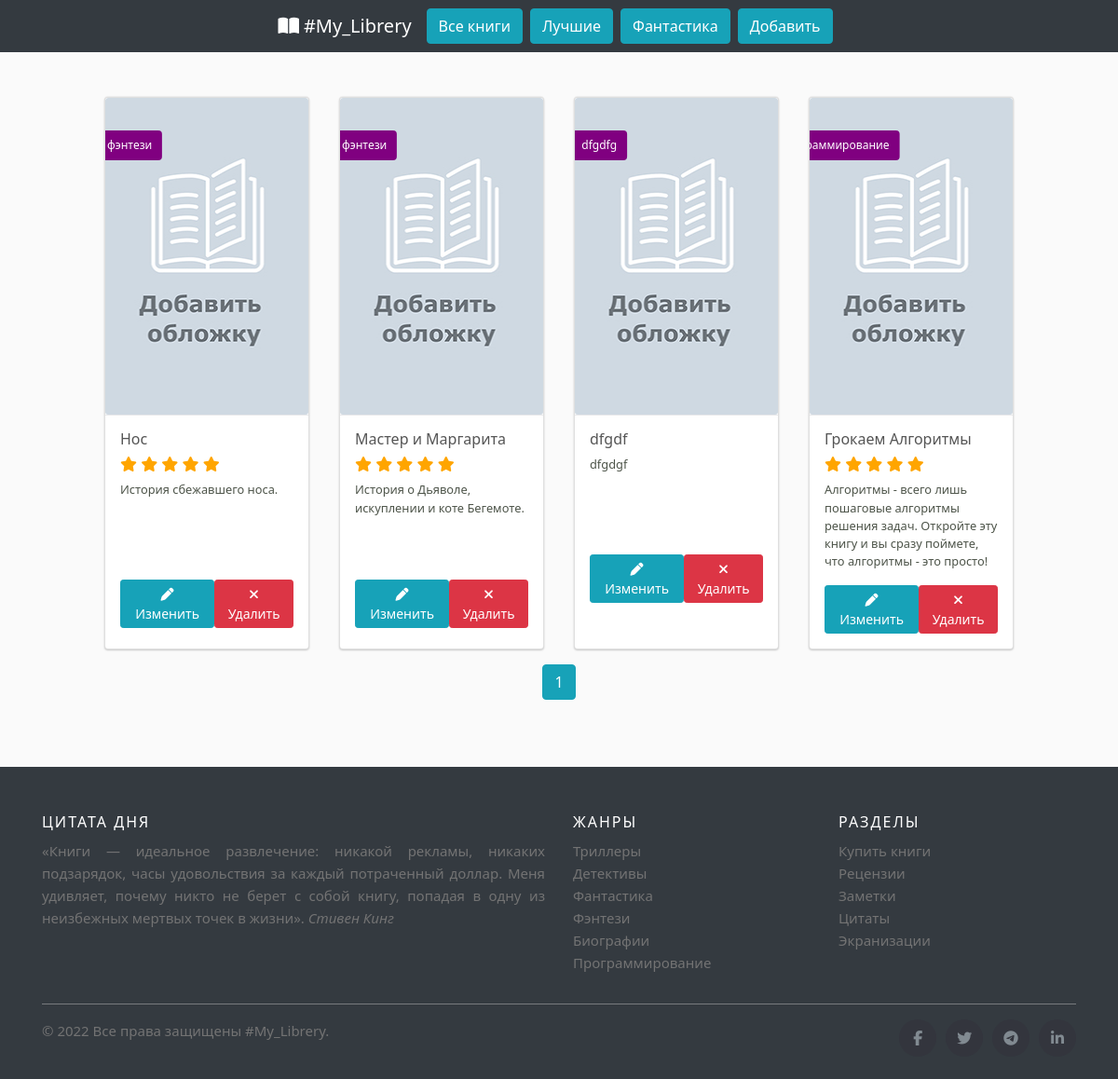
/best/, run on an earlier commit of the app's database.
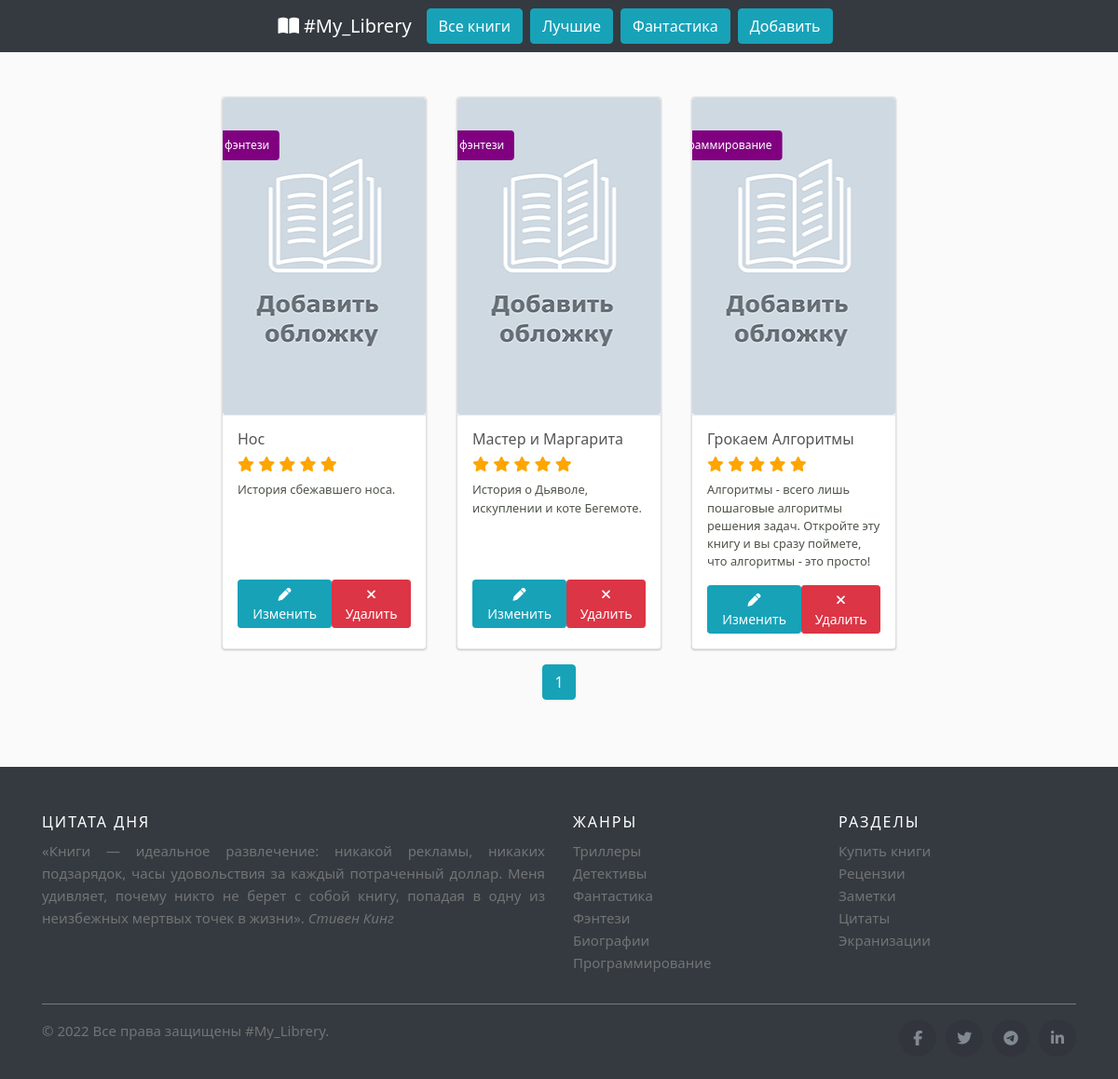
And on a later commit of the database.
### reader/models.py (models this page shows, shortened)
class Book(db.Model):
	id = db.Column(db.Integer, primary_key=True)
	title = db.Column(db.String(100), unique=True, nullable=False)
	author = db.Column(db.String(100), nullable=False)
	genre = db.Column(db.String(20), nullable=False)
	rating = db.Column(db.Integer)
	cover = db.Column(db.String(50), nullable=False, default='default.jpg')
	description = db.Column(db.Text)
	notes = db.Column(db.Text)
	created_at = db.Column(db.DateTime(timezone=True), server_default=func.now())

### reader/routes.py (the view)
@app.route("/best/")
def best():
    page = request.args.get('page', 1, type=int)
    books = Book.query.filter(Book.rating > 4).paginate(page=page, per_page=4)
    return render_template("best.html", books=books)

### reader/templates/best.html (shortened to what this page needs)
{% extends 'base/base.html' %}
{% block content %}
    <div class="container mx-auto mt-4">
  <div class="d-flex justify-content-center">
{% for book in books.items %}
<div class="card">
  <div class="card-img">
    <img class="card-img" src="{{ url_for('send_file', filename=book.cover) }}" alt="{{ book.cover }}">
    <span><h4>{{ book.genre }}</h4></span>
  </div>
  <div class="card-content">
      <h2>{{ book.title }}</h2>
      <h2>{% set stars = book.rating | int %}
          {% for n in range(stars) %}
          <span class="fa fa-star checked" style="color:orange"></span>
          {% endfor %}
       </h2>
      <p>{{ book.description }}</p>
     <div class="btn-wrapper text-center d-flex justify-content-between">
      <button type="button" class="btn btn-info btn-sm">
       <a href="#" style="color:white"><i class="fas fa-pen"></i> Изменить</a>
      </button>
       <form action="#" method="POST">
         <button class='btn btn-danger btn-sm' type="submit" value="Удалить" onclick="return confirm('Удалить книгу?')"><i class="fa fa-times"></i> Удалить</button>
       </form>
     </div>
  </div>
</div>
{% endfor %}
  </div>
   </div>
    {% for page_num in books.iter_pages(left_edge=1, right_edge=1, left_current=1, right_current=2) %}
      {% if page_num %}
        {% if books.page == page_num %}
          <a class="btn btn-info mb-4" href="{{ url_for('best', page=page_num) }}">{{ page_num }}</a>
        {% else %}
          <a class="btn btn-outline-info mb-4" href="{{ url_for('best', page=page_num) }}">{{ page_num }}</a>
        {% endif %}
      {% else %}
        ...
      {% endif %}
    {% endfor %}
{% endblock %}

### reader/templates/base/base.html (shortened to what this page needs)
<!DOCTYPE html>
<html lang="en">
<head>
  <link rel="stylesheet" href="https://cdn.jsdelivr.net/npm/bootstrap@4.6.1/dist/css/bootstrap.min.css">
  <link href="{{ url_for('static', filename='css/style.css') }}" rel="stylesheet">
</head>
<body>
 <nav class="navbar navbar-expand-sm bg-dark navbar-dark justify-content-center fixed-top">
  <a class="navbar-brand" href="{{ url_for('index') }}"><i class="fa fa-book-open" style="padding-right:5px"></i>#My_Librery</a>
  <a class="btn btn-info  mr-2" href="{{ url_for('index') }}" role="button">Все книги</a>
  <a class="btn btn-info mr-2" href="{{ url_for('best') }}" role="button">Лучшие</a>
  <a class="btn btn-info mr-2" href="{{ url_for('fantasis') }}" role="button">Фантастика</a>
  <a class="btn btn-info mr-2" href="{{ url_for('create') }}" role="button">Добавить</a>
 </nav>
<div class="container mx-auto mt-5 mb-5">
  <div class="row justify-content-center">
    {% block content %} {% endblock %}
    </div>
  </div>
    <footer class="site-footer">
      <div class="container">
        <div class="row">
          <div class="col-sm-12 col-md-6">
            <h6>Цитата дня</h6>
            <p class="text-justify">«Книги — идеальное развлечение: никакой рекламы, никаких подзарядок, часы удовольствия за каждый потраченный доллар. Меня удивляет, почему никто не берет с собой книгу, попадая в одну из неизбежных мертвых точек в жизни». <i>Стивен Кинг</i></p>
          </div>
          <div class="col-xs-6 col-md-3">
            <h6>Жанры</h6>
            <ul class="footer-links">
              <li><a href="">Триллеры</a></li>
              <li><a href="">Детективы</a></li>
              <li><a href="">Фантастика</a></li>
              <li><a href="">Фэнтези</a></li>
              <li><a href="">Биографии</a></li>
              <li><a href="">Программирование</a></li>
            </ul>
          </div>
          <div class="col-xs-6 col-md-3">
            <h6>Разделы</h6>
            <ul class="footer-links">
              <li><a href="">Купить книги</a></li>
              <li><a href="">Рецензии</a></li>
              <li><a href="">Заметки</a></li>
              <li><a href="">Цитаты</a></li>
              <li><a href="">Экранизации</a></li>
            </ul>
          </div>
        </div>
        <hr>
      </div>
      <div class="container">
        <div class="row">
          <div class="col-md-8 col-sm-6 col-xs-12">
            <p class="copyright-text">&copy; 2022 Все права защищены
         <a href="#">#My_Librery</a>.
            </p>
          </div>
          <div class="col-md-4 col-sm-6 col-xs-12">
            <ul class="social-icons">
              <li><a class="facebook" href="#"><i class="fa fa-facebook"></i></a></li>
              <li><a class="twitter" href="#"><i class="fa fa-twitter"></i></a></li>
              <li><a class="dribbble" href="#"><i class="fa fa-telegram"></i></a></li>
              <li><a class="linkedin" href="#"><i class="fa fa-linkedin"></i></a></li>
            </ul>
          </div>
        </div>
      </div>
</footer>
</body>
</html>

### reader/static/css/style.css (style rules this page uses)
:root { --bs-font-sans-serif: system-ui, -apple-system, "Segoe UI", Roboto, "Helvetica Neue", Arial, "Noto Sans", "Liberation Sans", sans-serif, "Apple Color Emoji", "Segoe UI Emoji", "Segoe UI Symbol", "Noto Color Emoji"; --bs-font-monospace: SFMono-Regular, Menlo, Monaco, Consolas, "Liberation Mono", "Courier New", monospace; }
* { box-sizing: border-box; }
html, body { width: 100%; height: 100%; }
body { padding: 1rem 0; background: #fafafa; color:#555; font-family:var(--bs-font-sans-serif); font-size:0.875rem; font-weight:400; }
h2, .h2 { font-size:calc(1.325rem + .9vw) }
@media (min-width: 1200px) { h2, .h2 { font-size:2rem; color: #555; } }
h4, .h4 { font-size:calc(1.275rem + .3vw) }
@media (min-width: 1200px) { h4, .h4 { font-size:1.5rem } }
h6, .h6 { font-size:1rem }
a { color:#4f4f4f }
.card { width: 220px; display: inline-block; margin: 1rem; border-radius: 4px; box-shadow: 0 -1px 1px 0 rgba(0, 0, 0, 0.05), 0 1px 2px 0 rgba(0, 0, 0, 0.2); transition: all 0.2s ease; background: #fff; position: relative; overflow: hidden; }
.card-img { position: relative; height: 340px; width: 100%; background-color: #fff; transition: opacity 0.2s ease; background-position: center center; background-repeat: no-repeat; background-size: cover; }
.card-content { width: 100%; min-height: 150px; background-color: #fff; border-top: 1px solid #E9E9EB; border-bottom-right-radius: 4px; border-bottom-left-radius: 4px; padding: 1rem 1rem; transition: all 0.2s ease; }
.card-content a { text-decoration: none; color: #202927; }
.card-content h2, .card-content a h2 { font-size: 1rem; font-weight: 500; }
.card-content p, .card-content a p { font-size: 0.8rem; font-weight: 400; overflow: hidden; text-overflow: ellipsis; min-height: 90px; color: rgba(32, 41, 28, 0.8); }
.card-img span { position: absolute; top: 15%; left: 12%; background: purple; padding: 6px; color: #fff; font-size: 12px; border-radius: 4px; -webkit-border-radius: 4px; -moz-border-radius: 4px; -ms-border-radius: 4px; -o-border-radius: 4px; transform: translate(-50%,-50%); }
.card-img span h4 { font-size: 12px; margin:0; padding:10px 5px; line-height: 0; }
.site-footer { background-color:#343a40!important; padding:45px 0 20px; font-size:15px; line-height:24px; color:#737373; }
.site-footer hr { border-top-color:#bbb; opacity:0.5 }
.site-footer h6 { color:#fff; font-size:16px; text-transform:uppercase; margin-top:5px; letter-spacing:2px }
.site-footer a { color:#737373; }
.footer-links { padding-left:0; list-style:none }
.footer-links li { display:block }
.footer-links a { color:#737373 }
.site-footer .social-icons { text-align:right }
.site-footer .social-icons a { width:40px; height:40px; line-height:40px; margin-left:6px; margin-right:0; border-radius:100%; background-color:#33353d }
.copyright-text { margin:0 }
.social-icons { padding-left:0; margin-bottom:0; list-style:none }
.social-icons li { display:inline-block; margin-bottom:4px }
.social-icons a { background-color:#eceeef; color:#818a91; font-size:16px; display:inline-block; line-height:44px; width:44px; height:44px; text-align:center; margin-right:8px; border-radius:100%; -webkit-transition:all .2s linear; -o-transition:all .2s linear; transition:all .2s linear }

What changed in the data, as far as the page shows it:
removed Book: cover (placeholder picture), genre "dfgdfg", title "dfgdf", description "dfgdgf"
